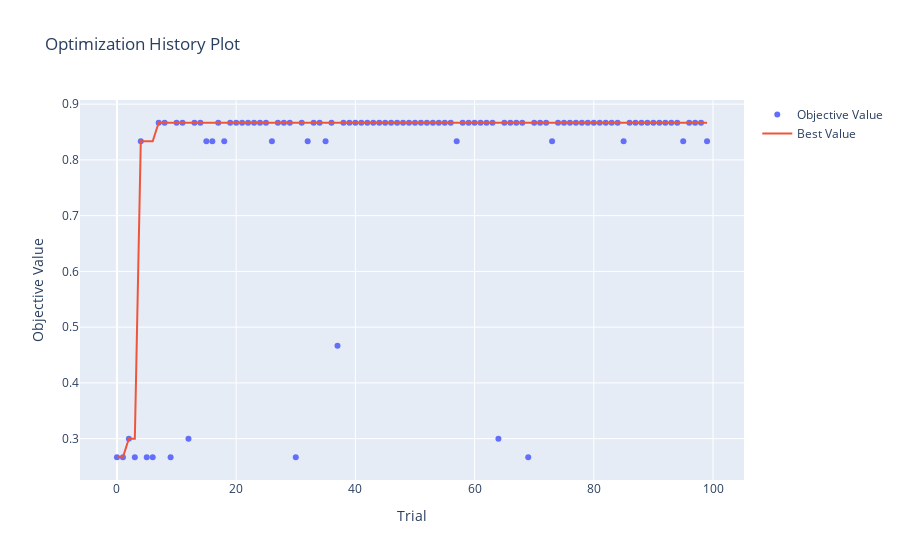

Notebook code cell kept with this figure:
### Markdown cell above
# Visualization

### Code cell
optuna.visualization.plot_optimization_history(study_tpe)
